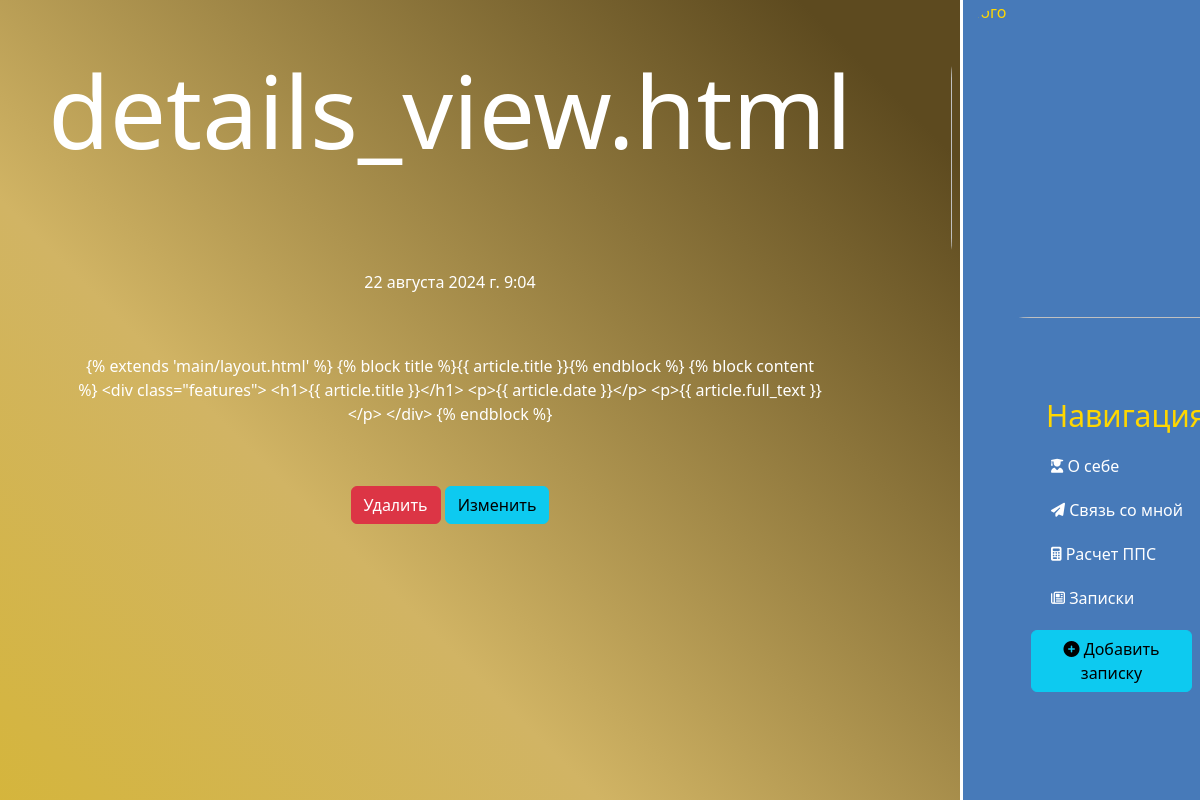
The page /news/2 on the database its author committed.
### news/models.py (models this page shows, shortened)
class Articles(models.Model):
    title = models.CharField('Название', max_length=50)
    anons = models.CharField("Анонс", max_length=250)
    full_text = models.TextField('Статья')
    date = models.DateTimeField('Дата публикации')
    class Meta:
        verbose_name = 'Новость'
        verbose_name_plural = 'Новости'

### news/views.py (the view)
# urls.py: path('<int:pk>', views.NewsDetailView.as_view(), name = 'news-detail'),
class NewsDetailView(DetailView):
    model = Articles
    template_name = 'news/details_view.html'
    context_object_name = 'article'

### news/templates/news/details_view.html (shortened to what this page needs)
{% extends 'main/layout.html' %}
{% block content %}
    <div class="features">
        <h1>{{ article.title }}</h1>
        <p>{{ article.date }}</p>
        <p>{{ article.full_text }}</p>
        <a href = "{% url 'news-delete' article.id %}" class = 'btn btn-danger' style= 'position: relative; right: 0px; bottom: 0px;'>Удалить</a>
        <a href = "{% url 'news-update' article.id %}" class = 'btn btn-info' style= 'position: relative; left: 0px; bottom: 0px;'>Изменить</a>
    </div>
{% endblock %}

### main/static/main/css/main.css (style rules this page uses)
body { background: linear-gradient(45deg, #D7B622, #d1b464, #5d4a1f, #5d4a1f); background-size: 150% 150%; animation: gradient 9s ease infinite; }
main .features { float: left; color: #fff; margin-top: 50px; text-align: center; width: 75%; }
main .features h1 { font-size: 100px; margin-bottom: 100px; }
main .features p { max-width: 750px; margin: 60px auto; }

### main/templates/main/layout.html (style rules this page uses)
a { text-decoration: none; color: white; }

### rows shown on the page
Articles: title "details_view.html", date "22 августа 2024 г. 9:04", full_text "{% extends 'main/layout.html' %} {% block title %}{{ article.title }}{% endblock %} {% block content %} <div class=\"features\"> <h1>{{ article.title }}</h1> <p>{{ article.date }}</p> <p>{{ article.full_text }}</p> </div> {% endblock %}"
